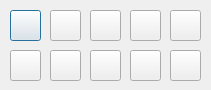
<?xml version="1.0" encoding="UTF-8"?>
<ui version="4.0">
 <class>Weapons_and_Tools</class>
 <widget class="QDialog" name="Weapons_and_Tools">
  <property name="geometry">
   <rect>
    <x>0</x>
    <y>0</y>
    <width>211</width>
    <height>90</height>
   </rect>
  </property>
  <property name="windowTitle">
   <string>Weapons &amp; Tools</string>
  </property>
  <widget class="QPushButton" name="misil">
   <property name="geometry">
    <rect>
     <x>10</x>
     <y>10</y>
     <width>31</width>
     <height>31</height>
    </rect>
   </property>
   <property name="text">
    <string/>
   </property>
   <property name="icon">
    <iconset>
     <normaloff>../../images/airstrke.1.png</normaloff>../../images/airstrke.1.png</iconset>
   </property>
   <property name="iconSize">
    <size>
     <width>31</width>
     <height>31</height>
    </size>
   </property>
   <property name="checkable">
    <bool>false</bool>
   </property>
  </widget>
  <widget class="QPushButton" name="bat">
   <property name="geometry">
    <rect>
     <x>50</x>
     <y>10</y>
     <width>31</width>
     <height>31</height>
    </rect>
   </property>
   <property name="text">
    <string/>
   </property>
   <property name="icon">
    <iconset>
     <normaloff>../../images/baseball.1.png</normaloff>../../images/baseball.1.png</iconset>
   </property>
   <property name="iconSize">
    <size>
     <width>31</width>
     <height>31</height>
    </size>
   </property>
  </widget>
  <widget class="QPushButton" name="banana">
   <property name="geometry">
    <rect>
     <x>90</x>
     <y>10</y>
     <width>31</width>
     <height>31</height>
    </rect>
   </property>
   <property name="text">
    <string/>
   </property>
   <property name="icon">
    <iconset>
     <normaloff>../../images/banana.1.png</normaloff>../../images/banana.1.png</iconset>
   </property>
   <property name="iconSize">
    <size>
     <width>31</width>
     <height>31</height>
    </size>
   </property>
  </widget>
  <widget class="QPushButton" name="dinamite">
   <property name="geometry">
    <rect>
     <x>130</x>
     <y>10</y>
     <width>31</width>
     <height>31</height>
    </rect>
   </property>
   <property name="text">
    <string/>
   </property>
   <property name="icon">
    <iconset>
     <normaloff>../../images/dynamite.1.png</normaloff>../../images/dynamite.1.png</iconset>
   </property>
   <property name="iconSize">
    <size>
     <width>31</width>
     <height>31</height>
    </size>
   </property>
  </widget>
  <widget class="QPushButton" name="fragGranade">
   <property name="geometry">
    <rect>
     <x>170</x>
     <y>10</y>
     <width>31</width>
     <height>31</height>
    </rect>
   </property>
   <property name="text">
    <string/>
   </property>
   <property name="icon">
    <iconset>
     <normaloff>../../images/cluster.1.png</normaloff>../../images/cluster.1.png</iconset>
   </property>
   <property name="iconSize">
    <size>
     <width>31</width>
     <height>31</height>
    </size>
   </property>
  </widget>
  <widget class="QPushButton" name="granade">
   <property name="geometry">
    <rect>
     <x>170</x>
     <y>50</y>
     <width>31</width>
     <height>31</height>
    </rect>
   </property>
   <property name="text">
    <string/>
   </property>
   <property name="icon">
    <iconset>
     <normaloff>../../images/grenade.1.png</normaloff>../../images/grenade.1.png</iconset>
   </property>
   <property name="iconSize">
    <size>
     <width>31</width>
     <height>31</height>
    </size>
   </property>
  </widget>
  <widget class="QPushButton" name="bazooka">
   <property name="geometry">
    <rect>
     <x>130</x>
     <y>50</y>
     <width>31</width>
     <height>31</height>
    </rect>
   </property>
   <property name="text">
    <string/>
   </property>
   <property name="icon">
    <iconset>
     <normaloff>../../images/bazooka.1.png</normaloff>../../images/bazooka.1.png</iconset>
   </property>
   <property name="iconSize">
    <size>
     <width>31</width>
     <height>31</height>
    </size>
   </property>
  </widget>
  <widget class="QPushButton" name="morter">
   <property name="geometry">
    <rect>
     <x>50</x>
     <y>50</y>
     <width>31</width>
     <height>31</height>
    </rect>
   </property>
   <property name="text">
    <string/>
   </property>
   <property name="icon">
    <iconset>
     <normaloff>../../images/mortar.1.png</normaloff>../../images/mortar.1.png</iconset>
   </property>
   <property name="iconSize">
    <size>
     <width>31</width>
     <height>31</height>
    </size>
   </property>
  </widget>
  <widget class="QPushButton" name="teleport">
   <property name="geometry">
    <rect>
     <x>90</x>
     <y>50</y>
     <width>31</width>
     <height>31</height>
    </rect>
   </property>
   <property name="text">
    <string/>
   </property>
   <property name="icon">
    <iconset>
     <normaloff>../../images/teleport.1.png</normaloff>../../images/teleport.1.png</iconset>
   </property>
   <property name="iconSize">
    <size>
     <width>31</width>
     <height>31</height>
    </size>
   </property>
  </widget>
  <widget class="QPushButton" name="holyGranade">
   <property name="geometry">
    <rect>
     <x>10</x>
     <y>50</y>
     <width>31</width>
     <height>31</height>
    </rect>
   </property>
   <property name="text">
    <string/>
   </property>
   <property name="icon">
    <iconset>
     <normaloff>../../images/hgrenade.1.png</normaloff>../../images/hgrenade.1.png</iconset>
   </property>
   <property name="iconSize">
    <size>
     <width>31</width>
     <height>31</height>
    </size>
   </property>
  </widget>
 </widget>
 <resources/>
 <connections/>
</ui>
